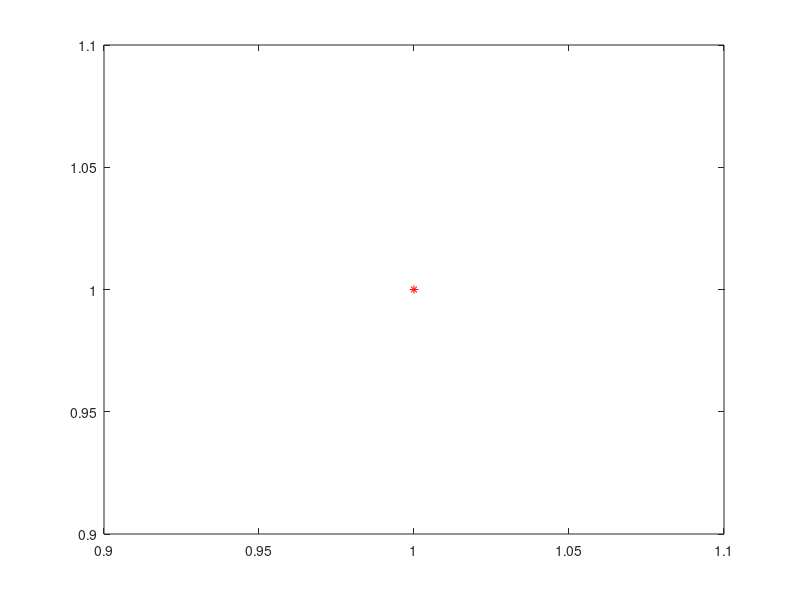
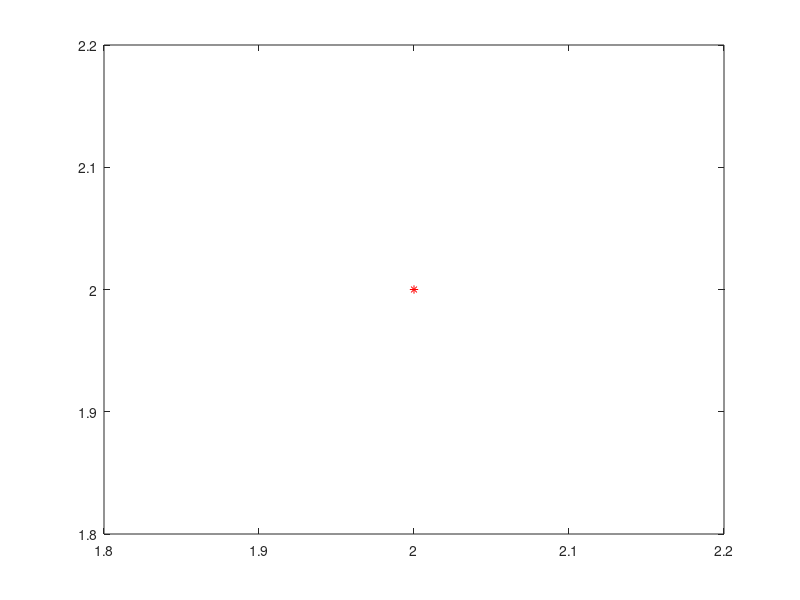
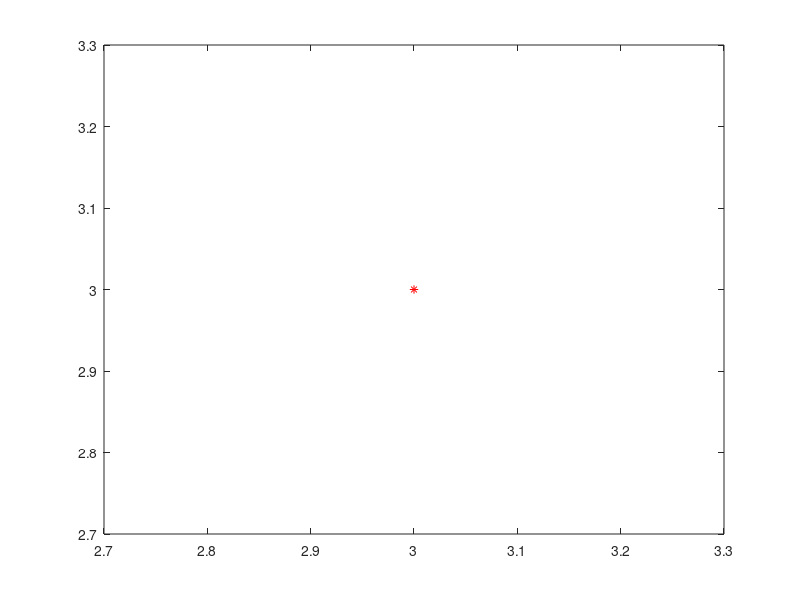
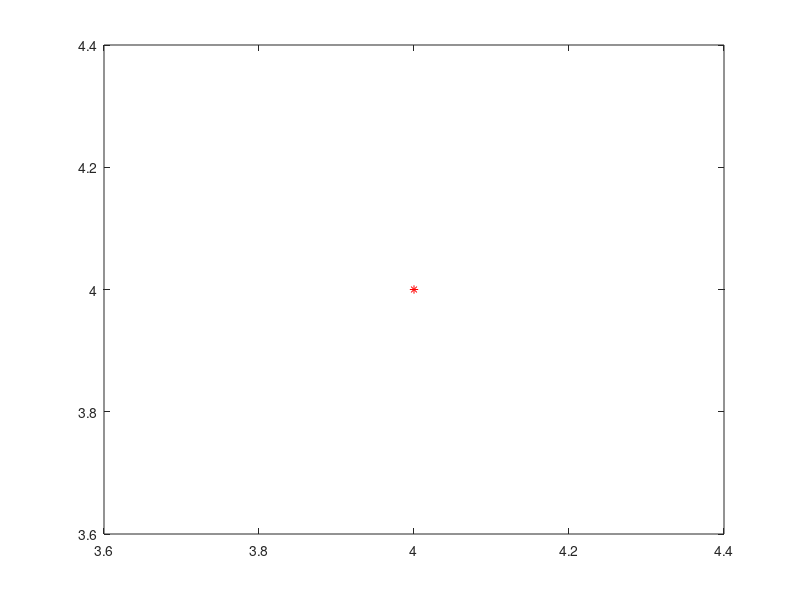

MATLAB code for these plots, in order:
counter = 0;
a = 1:5;
b= 1:5;
for i =1:5
    plot(a(i),b(i),'r*')

saveas(gcf,strcat('case1_',num2str(counter),'.png'));
end